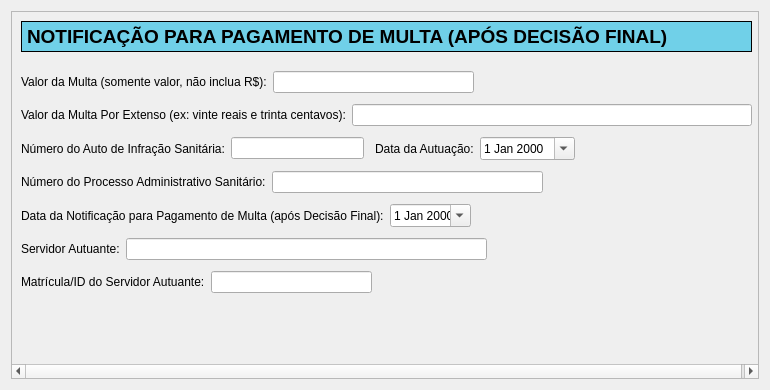
<?xml version="1.0" encoding="UTF-8"?>
<ui version="4.0">
 <class>NotifPagamentoMultaAposDecisaoFinal</class>
 <widget class="QWidget" name="NotifPagamentoMultaAposDecisaoFinal">
  <property name="geometry">
   <rect>
    <x>0</x>
    <y>0</y>
    <width>770</width>
    <height>390</height>
   </rect>
  </property>
  <property name="windowTitle">
   <string>Form</string>
  </property>
  <layout class="QVBoxLayout" name="verticalLayout">
   <item>
    <widget class="QScrollArea" name="scrollArea">
     <property name="widgetResizable">
      <bool>true</bool>
     </property>
     <widget class="QWidget" name="scrollAreaWidgetContents">
      <property name="geometry">
       <rect>
        <x>0</x>
        <y>0</y>
        <width>750</width>
        <height>370</height>
       </rect>
      </property>
      <layout class="QVBoxLayout" name="verticalLayout_2">
       <item>
        <widget class="QLabel" name="label">
         <property name="minimumSize">
          <size>
           <width>0</width>
           <height>31</height>
          </size>
         </property>
         <property name="styleSheet">
          <string notr="true">QLabel {
border: 1px solid black;
background-color: rgb(112,208,232);
font-weight: bold;
font-size: 14pt;
}</string>
         </property>
         <property name="text">
          <string>NOTIFICAÇÃO PARA PAGAMENTO DE MULTA (APÓS DECISÃO FINAL)</string>
         </property>
        </widget>
       </item>
       <item>
        <spacer name="verticalSpacer">
         <property name="orientation">
          <enum>Qt::Vertical</enum>
         </property>
         <property name="sizeType">
          <enum>QSizePolicy::Fixed</enum>
         </property>
         <property name="sizeHint" stdset="0">
          <size>
           <width>20</width>
           <height>13</height>
          </size>
         </property>
        </spacer>
       </item>
       <item>
        <layout class="QHBoxLayout" name="horizontalLayout_2">
         <item>
          <widget class="QLabel" name="label_6">
           <property name="text">
            <string>Valor da Multa (somente valor, não inclua R$):</string>
           </property>
          </widget>
         </item>
         <item>
          <widget class="QLineEdit" name="valorMultaLineEdit">
           <property name="minimumSize">
            <size>
             <width>201</width>
             <height>0</height>
            </size>
           </property>
           <property name="maximumSize">
            <size>
             <width>201</width>
             <height>16777215</height>
            </size>
           </property>
          </widget>
         </item>
         <item>
          <spacer name="horizontalSpacer_3">
           <property name="orientation">
            <enum>Qt::Horizontal</enum>
           </property>
           <property name="sizeHint" stdset="0">
            <size>
             <width>40</width>
             <height>20</height>
            </size>
           </property>
          </spacer>
         </item>
        </layout>
       </item>
       <item>
        <spacer name="verticalSpacer_6">
         <property name="orientation">
          <enum>Qt::Vertical</enum>
         </property>
         <property name="sizeType">
          <enum>QSizePolicy::Fixed</enum>
         </property>
         <property name="sizeHint" stdset="0">
          <size>
           <width>20</width>
           <height>5</height>
          </size>
         </property>
        </spacer>
       </item>
       <item>
        <layout class="QHBoxLayout" name="horizontalLayout_5">
         <item>
          <widget class="QLabel" name="label_9">
           <property name="text">
            <string>Valor da Multa Por Extenso (ex: vinte reais e trinta centavos):</string>
           </property>
          </widget>
         </item>
         <item>
          <widget class="QLineEdit" name="valorMultaPorExtensoLineEdit">
           <property name="minimumSize">
            <size>
             <width>400</width>
             <height>0</height>
            </size>
           </property>
           <property name="maximumSize">
            <size>
             <width>400</width>
             <height>16777215</height>
            </size>
           </property>
          </widget>
         </item>
         <item>
          <spacer name="horizontalSpacer_6">
           <property name="orientation">
            <enum>Qt::Horizontal</enum>
           </property>
           <property name="sizeHint" stdset="0">
            <size>
             <width>40</width>
             <height>20</height>
            </size>
           </property>
          </spacer>
         </item>
        </layout>
       </item>
       <item>
        <spacer name="verticalSpacer_9">
         <property name="orientation">
          <enum>Qt::Vertical</enum>
         </property>
         <property name="sizeType">
          <enum>QSizePolicy::Fixed</enum>
         </property>
         <property name="sizeHint" stdset="0">
          <size>
           <width>20</width>
           <height>5</height>
          </size>
         </property>
        </spacer>
       </item>
       <item>
        <layout class="QHBoxLayout" name="horizontalLayout">
         <item>
          <widget class="QLabel" name="label_2">
           <property name="text">
            <string>Número do Auto de Infração Sanitária:</string>
           </property>
          </widget>
         </item>
         <item>
          <widget class="QLineEdit" name="numAutoLineEdit">
           <property name="minimumSize">
            <size>
             <width>133</width>
             <height>0</height>
            </size>
           </property>
           <property name="maximumSize">
            <size>
             <width>133</width>
             <height>16777215</height>
            </size>
           </property>
          </widget>
         </item>
         <item>
          <spacer name="horizontalSpacer_8">
           <property name="orientation">
            <enum>Qt::Horizontal</enum>
           </property>
           <property name="sizeType">
            <enum>QSizePolicy::Fixed</enum>
           </property>
           <property name="sizeHint" stdset="0">
            <size>
             <width>5</width>
             <height>20</height>
            </size>
           </property>
          </spacer>
         </item>
         <item>
          <widget class="QLabel" name="label_3">
           <property name="text">
            <string>Data da Autuação:</string>
           </property>
          </widget>
         </item>
         <item>
          <widget class="QDateEdit" name="dataAutoDateEdit">
           <property name="calendarPopup">
            <bool>true</bool>
           </property>
          </widget>
         </item>
         <item>
          <spacer name="horizontalSpacer_7">
           <property name="orientation">
            <enum>Qt::Horizontal</enum>
           </property>
           <property name="sizeHint" stdset="0">
            <size>
             <width>40</width>
             <height>20</height>
            </size>
           </property>
          </spacer>
         </item>
        </layout>
       </item>
       <item>
        <spacer name="verticalSpacer_3">
         <property name="orientation">
          <enum>Qt::Vertical</enum>
         </property>
         <property name="sizeType">
          <enum>QSizePolicy::Fixed</enum>
         </property>
         <property name="sizeHint" stdset="0">
          <size>
           <width>20</width>
           <height>5</height>
          </size>
         </property>
        </spacer>
       </item>
       <item>
        <layout class="QHBoxLayout" name="horizontalLayout_3">
         <item>
          <widget class="QLabel" name="label_4">
           <property name="text">
            <string>Número do Processo Administrativo Sanitário:</string>
           </property>
          </widget>
         </item>
         <item>
          <widget class="QLineEdit" name="numProcessoLineEdit">
           <property name="minimumSize">
            <size>
             <width>271</width>
             <height>0</height>
            </size>
           </property>
           <property name="maximumSize">
            <size>
             <width>271</width>
             <height>16777215</height>
            </size>
           </property>
          </widget>
         </item>
         <item>
          <spacer name="horizontalSpacer_5">
           <property name="orientation">
            <enum>Qt::Horizontal</enum>
           </property>
           <property name="sizeHint" stdset="0">
            <size>
             <width>40</width>
             <height>20</height>
            </size>
           </property>
          </spacer>
         </item>
        </layout>
       </item>
       <item>
        <spacer name="verticalSpacer_4">
         <property name="orientation">
          <enum>Qt::Vertical</enum>
         </property>
         <property name="sizeType">
          <enum>QSizePolicy::Fixed</enum>
         </property>
         <property name="sizeHint" stdset="0">
          <size>
           <width>20</width>
           <height>5</height>
          </size>
         </property>
        </spacer>
       </item>
       <item>
        <layout class="QHBoxLayout" name="horizontalLayout_4">
         <item>
          <widget class="QLabel" name="label_5">
           <property name="text">
            <string>Data da Notificação para Pagamento de Multa (após Decisão Final):</string>
           </property>
          </widget>
         </item>
         <item>
          <widget class="QDateEdit" name="dataNotifDateEdit">
           <property name="minimumSize">
            <size>
             <width>81</width>
             <height>0</height>
            </size>
           </property>
           <property name="maximumSize">
            <size>
             <width>81</width>
             <height>16777215</height>
            </size>
           </property>
           <property name="calendarPopup">
            <bool>true</bool>
           </property>
          </widget>
         </item>
         <item>
          <spacer name="horizontalSpacer_4">
           <property name="orientation">
            <enum>Qt::Horizontal</enum>
           </property>
           <property name="sizeHint" stdset="0">
            <size>
             <width>40</width>
             <height>20</height>
            </size>
           </property>
          </spacer>
         </item>
        </layout>
       </item>
       <item>
        <spacer name="verticalSpacer_5">
         <property name="orientation">
          <enum>Qt::Vertical</enum>
         </property>
         <property name="sizeType">
          <enum>QSizePolicy::Fixed</enum>
         </property>
         <property name="sizeHint" stdset="0">
          <size>
           <width>20</width>
           <height>5</height>
          </size>
         </property>
        </spacer>
       </item>
       <item>
        <layout class="QHBoxLayout" name="horizontalLayout_6">
         <item>
          <widget class="QLabel" name="label_7">
           <property name="text">
            <string>Servidor Autuante:</string>
           </property>
          </widget>
         </item>
         <item>
          <widget class="QLineEdit" name="nomeServidorLineEdit">
           <property name="minimumSize">
            <size>
             <width>361</width>
             <height>0</height>
            </size>
           </property>
           <property name="maximumSize">
            <size>
             <width>361</width>
             <height>16777215</height>
            </size>
           </property>
          </widget>
         </item>
         <item>
          <spacer name="horizontalSpacer_2">
           <property name="orientation">
            <enum>Qt::Horizontal</enum>
           </property>
           <property name="sizeHint" stdset="0">
            <size>
             <width>40</width>
             <height>20</height>
            </size>
           </property>
          </spacer>
         </item>
        </layout>
       </item>
       <item>
        <spacer name="verticalSpacer_7">
         <property name="orientation">
          <enum>Qt::Vertical</enum>
         </property>
         <property name="sizeType">
          <enum>QSizePolicy::Fixed</enum>
         </property>
         <property name="sizeHint" stdset="0">
          <size>
           <width>20</width>
           <height>5</height>
          </size>
         </property>
        </spacer>
       </item>
       <item>
        <layout class="QHBoxLayout" name="horizontalLayout_7">
         <item>
          <widget class="QLabel" name="label_8">
           <property name="text">
            <string>Matrícula/ID do Servidor Autuante:</string>
           </property>
          </widget>
         </item>
         <item>
          <widget class="QLineEdit" name="idServidorLineEdit">
           <property name="minimumSize">
            <size>
             <width>161</width>
             <height>0</height>
            </size>
           </property>
           <property name="maximumSize">
            <size>
             <width>161</width>
             <height>16777215</height>
            </size>
           </property>
          </widget>
         </item>
         <item>
          <spacer name="horizontalSpacer">
           <property name="orientation">
            <enum>Qt::Horizontal</enum>
           </property>
           <property name="sizeHint" stdset="0">
            <size>
             <width>40</width>
             <height>20</height>
            </size>
           </property>
          </spacer>
         </item>
        </layout>
       </item>
       <item>
        <spacer name="verticalSpacer_2">
         <property name="orientation">
          <enum>Qt::Vertical</enum>
         </property>
         <property name="sizeHint" stdset="0">
          <size>
           <width>20</width>
           <height>13</height>
          </size>
         </property>
        </spacer>
       </item>
      </layout>
     </widget>
    </widget>
   </item>
  </layout>
 </widget>
 <resources/>
 <connections/>
</ui>
